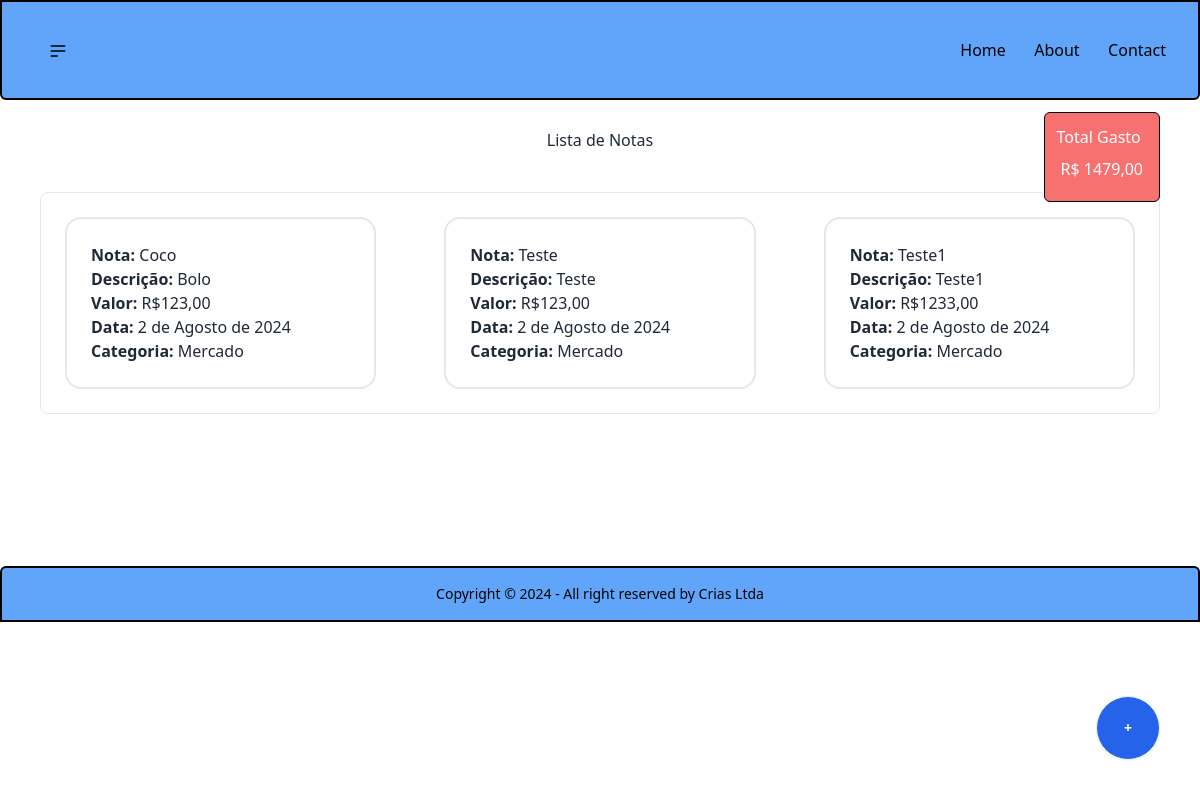
The app's page /, older data.
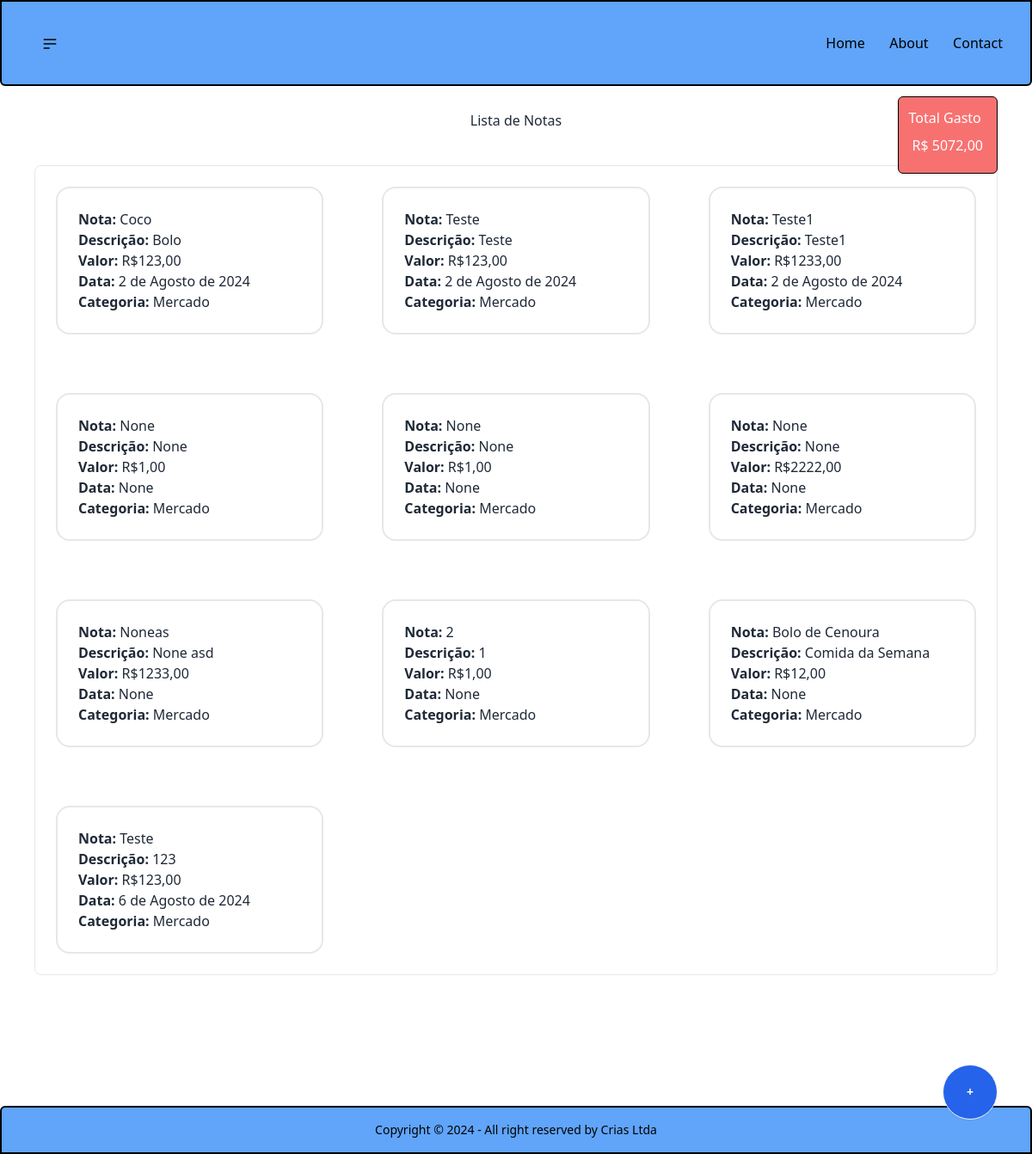
The same page, newer data.
### nota/models.py (models this page shows, shortened)
class Nota(models.Model):
    name = models.CharField(max_length=255, help_text='Titulo para a compra feita')
    description = models.TextField(max_length=255, blank=True, help_text='Descrição do que foi comprado')
    value = models.DecimalField(blank=True, max_digits=10, decimal_places=2, help_text='Valor da Compra')
    datetime = models.DateField(blank=True,  help_text='Dia em que a comprar foi efetuada')
    category = models.ForeignKey(Category, on_delete=models.CASCADE, help_text='Categoria da Comprar feita')

class Category(models.Model):
    name = models.CharField(max_length=255)
    def __str__(self):
        return self.name

### nota/views.py (the view)
# urls.py: path('', views.index, name='home'),
def index(request):
    total: int = 0
    dados = get_list_or_404(Nota)
    for item in dados:
        total += item.value
    return render(request, 'nota/index.html', {'dados': dados, 'total': total})

### templates/nota/index.html
{% extends 'nota/base/base.html' %}
{% block content %}
    <div class="bg-red-400 text-white fixed top-28 right-10 border border-black p-3 rounded-md z-50">
    <span class="text-label"> Total Gasto
    </span>
        <span class="label strong">
            R$
        {{ total }}
        </span>
    </div>
    <h1 class="flex justify-center">Lista de Notas</h1>
    <div class="grid grid-cols-1 md:grid-cols-2 lg:grid-cols-3 gap-5 justify-center border rounded-lg m-4 sm:m-10">
        {% for nota in dados %}
            <ul class="flex justify-center">
                <div class="card container w-[30rem] md:w-[20rem] m-10 border-2 m-6 p-6">
                    <a href="{% url 'info_gasto' nota.id %}">
                        <li>
                            <strong>Nota:</strong> {{ nota.name }}<br>
                            <strong>Descrição:</strong> {{ nota.description }}<br>
                            <strong>Valor: </strong>R${{ nota.value }}<br>
                            <strong>Data:</strong> {{ nota.datetime }}<br>
                            <strong>Categoria:</strong>
                            {{ nota.category }}
                        </li>
                    </a>
                </div>
            </ul>
        {% endfor %}
        <a href="{% url 'novo_gasto' %}" class=" w-16 h-16 btn btn-circle bg-blue-600 fixed bottom-10 right-10 z-50 ">
            <p class="text-white text-center">+</p>
        </a>
    </div>
{% endblock %}

Row changes from the older to the newer data that the page shows:
added Nota: name "None", description "None", value "1,00", datetime "None", category "Mercado"
added Nota: name "None", description "None", value "1,00", datetime "None", category "Mercado"
added Nota: name "None", description "None", value "2222,00", datetime "None", category "Mercado"
added Nota: name "Noneas", description "None asd", value "1233,00", datetime "None", category "Mercado"
added Nota: name "2", description "1", value "1,00", datetime "None", category "Mercado"
added Nota: name "Bolo de Cenoura", description "Comida da Semana", value "12,00", datetime "None", category "Mercado"
added Nota: name "Teste", description "123", value "123,00", datetime "6 de Agosto de 2024", category "Mercado"
Text that changed along with them:
{{ total }}: "1479,00" → "5072,00"
